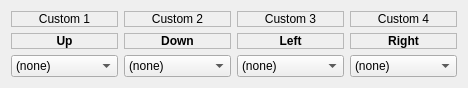
    <widget class="QWidget" name="gridLayoutWidget_33">
     <property name="geometry">
      <rect>
       <x>20</x>
       <y>440</y>
       <width>641</width>
       <height>83</height>
      </rect>
     </property>
     <layout class="QGridLayout" name="CustomsGrid">
      <property name="sizeConstraint">
       <enum>QLayout::SizeConstraint::SetFixedSize</enum>
      </property>
      <item row="0" column="0">
       <widget class="QLabel" name="label_79">
        <property name="frameShape">
         <enum>QFrame::Shape::StyledPanel</enum>
        </property>
        <property name="text">
         <string>Custom 1</string>
        </property>
        <property name="alignment">
         <set>Qt::AlignmentFlag::AlignCenter</set>
        </property>
       </widget>
      </item>
      <item row="0" column="1">
       <widget class="QLabel" name="label_80">
        <property name="frameShape">
         <enum>QFrame::Shape::StyledPanel</enum>
        </property>
        <property name="text">
         <string>Custom 2</string>
        </property>
        <property name="alignment">
         <set>Qt::AlignmentFlag::AlignCenter</set>
        </property>
       </widget>
      </item>
      <item row="0" column="3">
       <widget class="QLabel" name="label_82">
        <property name="frameShape">
         <enum>QFrame::Shape::StyledPanel</enum>
        </property>
        <property name="text">
         <string>Custom 4</string>
        </property>
        <property name="alignment">
         <set>Qt::AlignmentFlag::AlignCenter</set>
        </property>
       </widget>
      </item>
      <item row="1" column="3">
       <widget class="QLabel" name="label_197">
        <property name="font">
         <font>
          <bold>true</bold>
          <kerning>true</kerning>
         </font>
        </property>
        <property name="frameShape">
         <enum>QFrame::Shape::StyledPanel</enum>
        </property>
        <property name="text">
         <string>Right</string>
        </property>
        <property name="alignment">
         <set>Qt::AlignmentFlag::AlignCenter</set>
        </property>
       </widget>
      </item>
      <item row="1" column="0">
       <widget class="QLabel" name="label_196">
        <property name="font">
         <font>
          <bold>true</bold>
          <kerning>true</kerning>
         </font>
        </property>
        <property name="frameShape">
         <enum>QFrame::Shape::StyledPanel</enum>
        </property>
        <property name="text">
         <string>Up</string>
        </property>
        <property name="alignment">
         <set>Qt::AlignmentFlag::AlignCenter</set>
        </property>
       </widget>
      </item>
      <item row="1" column="2">
       <widget class="QLabel" name="label_194">
        <property name="font">
         <font>
          <bold>true</bold>
          <kerning>true</kerning>
         </font>
        </property>
        <property name="frameShape">
         <enum>QFrame::Shape::StyledPanel</enum>
        </property>
        <property name="text">
         <string>Left</string>
        </property>
        <property name="alignment">
         <set>Qt::AlignmentFlag::AlignCenter</set>
        </property>
       </widget>
      </item>
      <item row="0" column="2">
       <widget class="QLabel" name="label_81">
        <property name="frameShape">
         <enum>QFrame::Shape::StyledPanel</enum>
        </property>
        <property name="text">
         <string>Custom 3</string>
        </property>
        <property name="alignment">
         <set>Qt::AlignmentFlag::AlignCenter</set>
        </property>
       </widget>
      </item>
      <item row="1" column="1">
       <widget class="QLabel" name="label_195">
        <property name="font">
         <font>
          <bold>true</bold>
          <kerning>true</kerning>
         </font>
        </property>
        <property name="frameShape">
         <enum>QFrame::Shape::StyledPanel</enum>
        </property>
        <property name="text">
         <string>Down</string>
        </property>
        <property name="alignment">
         <set>Qt::AlignmentFlag::AlignCenter</set>
        </property>
       </widget>
      </item>
      <item row="2" column="0">
       <widget class="QComboBox" name="JoyCustom1">
        <item>
         <property name="text">
          <string>(none)</string>
         </property>
        </item>
        <item>
         <property name="text">
          <string>Button1</string>
         </property>
        </item>
        <item>
         <property name="text">
          <string>Button2</string>
         </property>
        </item>
        <item>
         <property name="text">
          <string>Button3</string>
         </property>
        </item>
        <item>
         <property name="text">
          <string>Button4</string>
         </property>
        </item>
        <item>
         <property name="text">
          <string>Button5</string>
         </property>
        </item>
        <item>
         <property name="text">
          <string>Button6</string>
         </property>
        </item>
        <item>
         <property name="text">
          <string>Button7</string>
         </property>
        </item>
        <item>
         <property name="text">
          <string>Button8</string>
         </property>
        </item>
        <item>
         <property name="text">
          <string>Button9</string>
         </property>
        </item>
        <item>
         <property name="text">
          <string>Button10</string>
         </property>
        </item>
        <item>
         <property name="text">
          <string>Button11</string>
         </property>
        </item>
        <item>
         <property name="text">
          <string>Button12</string>
         </property>
        </item>
        <item>
         <property name="text">
          <string>Button13</string>
         </property>
        </item>
        <item>
         <property name="text">
          <string>Button14</string>
         </property>
        </item>
        <item>
         <property name="text">
          <string>Button15</string>
         </property>
        </item>
        <item>
         <property name="text">
          <string>Button16</string>
         </property>
        </item>
        <item>
         <property name="text">
          <string>Button17</string>
         </property>
        </item>
        <item>
         <property name="text">
          <string>Button18</string>
         </property>
        </item>
        <item>
         <property name="text">
          <string>Button19</string>
         </property>
        </item>
        <item>
         <property name="text">
          <string>Button20</string>
         </property>
        </item>
        <item>
         <property name="text">
          <string>Button21</string>
         </property>
        </item>
        <item>
         <property name="text">
          <string>Button22</string>
         </property>
        </item>
        <item>
         <property name="text">
          <string>Button23</string>
         </property>
        </item>
        <item>
         <property name="text">
          <string>Button24</string>
         </property>
        </item>
        <item>
         <property name="text">
          <string>Left Mouse</string>
         </property>
        </item>
        <item>
         <property name="text">
          <string>Right Mouse</string>
         </property>
        </item>
        <item>
         <property name="text">
          <string>Middle Mouse</string>
         </property>
        </item>
       </widget>
      </item>
      <item row="2" column="1">
       <widget class="QComboBox" name="JoyCustom2">
        <item>
         <property name="text">
          <string>(none)</string>
         </property>
        </item>
        <item>
         <property name="text">
          <string>Button1</string>
         </property>
        </item>
        <item>
         <property name="text">
          <string>Button2</string>
         </property>
        </item>
        <item>
         <property name="text">
          <string>Button3</string>
         </property>
        </item>
        <item>
         <property name="text">
          <string>Button4</string>
         </property>
        </item>
        <item>
         <property name="text">
          <string>Button5</string>
         </property>
        </item>
        <item>
         <property name="text">
          <string>Button6</string>
         </property>
        </item>
        <item>
         <property name="text">
          <string>Button7</string>
         </property>
        </item>
        <item>
         <property name="text">
          <string>Button8</string>
         </property>
        </item>
        <item>
         <property name="text">
          <string>Button9</string>
         </property>
        </item>
        <item>
         <property name="text">
          <string>Button10</string>
         </property>
        </item>
        <item>
         <property name="text">
          <string>Button11</string>
         </property>
        </item>
        <item>
         <property name="text">
          <string>Button12</string>
         </property>
        </item>
        <item>
         <property name="text">
          <string>Button13</string>
         </property>
        </item>
        <item>
         <property name="text">
          <string>Button14</string>
         </property>
        </item>
        <item>
         <property name="text">
          <string>Button15</string>
         </property>
        </item>
        <item>
         <property name="text">
          <string>Button16</string>
         </property>
        </item>
        <item>
         <property name="text">
          <string>Button17</string>
         </property>
        </item>
        <item>
         <property name="text">
          <string>Button18</string>
         </property>
        </item>
        <item>
         <property name="text">
          <string>Button19</string>
         </property>
        </item>
        <item>
         <property name="text">
          <string>Button20</string>
         </property>
        </item>
        <item>
         <property name="text">
          <string>Button21</string>
         </property>
        </item>
        <item>
         <property name="text">
          <string>Button22</string>
         </property>
        </item>
        <item>
         <property name="text">
          <string>Button23</string>
         </property>
        </item>
        <item>
         <property name="text">
          <string>Button24</string>
         </property>
        </item>
        <item>
         <property name="text">
          <string>Left Mouse</string>
         </property>
        </item>
        <item>
         <property name="text">
          <string>Right Mouse</string>
         </property>
        </item>
        <item>
         <property name="text">
          <string>Middle Mouse</string>
         </property>
        </item>
       </widget>
      </item>
      <item row="2" column="2">
       <widget class="QComboBox" name="JoyCustom3">
        <item>
         <property name="text">
          <string>(none)</string>
         </property>
        </item>
        <item>
         <property name="text">
          <string>Button1</string>
         </property>
        </item>
        <item>
         <property name="text">
          <string>Button2</string>
         </property>
        </item>
        <item>
         <property name="text">
          <string>Button3</string>
         </property>
        </item>
        <item>
         <property name="text">
          <string>Button4</string>
         </property>
        </item>
        <item>
         <property name="text">
          <string>Button5</string>
         </property>
        </item>
        <item>
         <property name="text">
          <string>Button6</string>
         </property>
        </item>
        <item>
         <property name="text">
          <string>Button7</string>
         </property>
        </item>
        <item>
         <property name="text">
          <string>Button8</string>
         </property>
        </item>
        <item>
         <property name="text">
          <string>Button9</string>
         </property>
        </item>
        <item>
         <property name="text">
          <string>Button10</string>
         </property>
        </item>
        <item>
         <property name="text">
          <string>Button11</string>
         </property>
        </item>
        <item>
         <property name="text">
          <string>Button12</string>
         </property>
        </item>
        <item>
         <property name="text">
          <string>Button13</string>
         </property>
        </item>
        <item>
         <property name="text">
          <string>Button14</string>
         </property>
        </item>
        <item>
         <property name="text">
          <string>Button15</string>
         </property>
        </item>
        <item>
         <property name="text">
          <string>Button16</string>
         </property>
        </item>
        <item>
         <property name="text">
          <string>Button17</string>
         </property>
        </item>
        <item>
         <property name="text">
          <string>Button18</string>
         </property>
        </item>
        <item>
         <property name="text">
          <string>Button19</string>
         </property>
        </item>
        <item>
         <property name="text">
          <string>Button20</string>
         </property>
        </item>
        <item>
         <property name="text">
          <string>Button21</string>
         </property>
        </item>
        <item>
         <property name="text">
          <string>Button22</string>
         </property>
        </item>
        <item>
         <property name="text">
          <string>Button23</string>
         </property>
        </item>
        <item>
         <property name="text">
          <string>Button24</string>
         </property>
        </item>
        <item>
         <property name="text">
          <string>Left Mouse</string>
         </property>
        </item>
        <item>
         <property name="text">
          <string>Right Mouse</string>
         </property>
        </item>
        <item>
         <property name="text">
          <string>Middle Mouse</string>
         </property>
        </item>
       </widget>
      </item>
      <item row="2" column="3">
       <widget class="QComboBox" name="JoyCustom4">
        <item>
         <property name="text">
          <string>(none)</string>
         </property>
        </item>
        <item>
         <property name="text">
          <string>Button1</string>
         </property>
        </item>
        <item>
         <property name="text">
          <string>Button2</string>
         </property>
        </item>
        <item>
         <property name="text">
          <string>Button3</string>
         </property>
        </item>
        <item>
         <property name="text">
          <string>Button4</string>
         </property>
        </item>
        <item>
         <property name="text">
          <string>Button5</string>
         </property>
        </item>
        <item>
         <property name="text">
          <string>Button6</string>
         </property>
        </item>
        <item>
         <property name="text">
          <string>Button7</string>
         </property>
        </item>
        <item>
         <property name="text">
          <string>Button8</string>
         </property>
        </item>
        <item>
         <property name="text">
          <string>Button9</string>
         </property>
        </item>
        <item>
         <property name="text">
          <string>Button10</string>
         </property>
        </item>
        <item>
         <property name="text">
          <string>Button11</string>
         </property>
        </item>
        <item>
         <property name="text">
          <string>Button12</string>
         </property>
        </item>
        <item>
         <property name="text">
          <string>Button13</string>
         </property>
        </item>
        <item>
         <property name="text">
          <string>Button14</string>
         </property>
        </item>
        <item>
         <property name="text">
          <string>Button15</string>
         </property>
        </item>
        <item>
         <property name="text">
          <string>Button16</string>
         </property>
        </item>
        <item>
         <property name="text">
          <string>Button17</string>
         </property>
        </item>
        <item>
         <property name="text">
          <string>Button18</string>
         </property>
        </item>
        <item>
         <property name="text">
          <string>Button19</string>
         </property>
        </item>
        <item>
         <property name="text">
          <string>Button20</string>
         </property>
        </item>
        <item>
         <property name="text">
          <string>Button21</string>
         </property>
        </item>
        <item>
         <property name="text">
          <string>Button22</string>
         </property>
        </item>
        <item>
         <property name="text">
          <string>Button23</string>
         </property>
        </item>
        <item>
         <property name="text">
          <string>Button24</string>
         </property>
        </item>
        <item>
         <property name="text">
          <string>Left Mouse</string>
         </property>
        </item>
        <item>
         <property name="text">
          <string>Right Mouse</string>
         </property>
        </item>
        <item>
         <property name="text">
          <string>Middle Mouse</string>
         </property>
        </item>
       </widget>
      </item>
     </layout>
    </widget>
